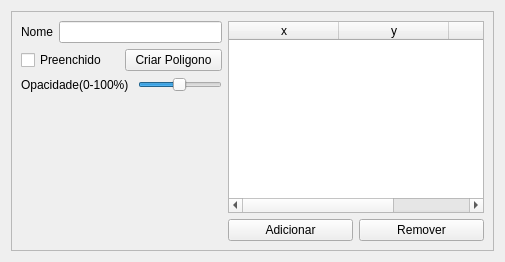
      <widget class="QWidget" name="wireframe">
       <attribute name="title">
        <string>Polígono</string>
       </attribute>
       <layout class="QGridLayout" name="gridLayout_13">
        <item row="0" column="0">
         <widget class="QFrame" name="frame_3">
          <property name="frameShape">
           <enum>QFrame::StyledPanel</enum>
          </property>
          <property name="frameShadow">
           <enum>QFrame::Raised</enum>
          </property>
          <layout class="QGridLayout" name="gridLayout_9">
           <item row="0" column="0">
            <layout class="QHBoxLayout" name="horizontalLayout_10">
             <item>
              <widget class="QLabel" name="label_8">
               <property name="text">
                <string>Nome</string>
               </property>
              </widget>
             </item>
             <item>
              <widget class="QLineEdit" name="lineEditWireframeName"/>
             </item>
            </layout>
           </item>
           <item row="0" column="1" rowspan="4">
            <layout class="QVBoxLayout" name="verticalLayout_11">
             <item>
              <widget class="QTableWidget" name="tableWidgetPoligono">
               <attribute name="horizontalHeaderDefaultSectionSize">
                <number>110</number>
               </attribute>
               <column>
                <property name="text">
                 <string>x</string>
                </property>
               </column>
               <column>
                <property name="text">
                 <string>y</string>
                </property>
               </column>
               <column>
                <property name="text">
                 <string>z</string>
                </property>
               </column>
              </widget>
             </item>
             <item>
              <layout class="QHBoxLayout" name="horizontalLayout_17">
               <item>
                <widget class="QPushButton" name="pushButtonAddVector">
                 <property name="text">
                  <string>Adicionar</string>
                 </property>
                </widget>
               </item>
               <item>
                <widget class="QPushButton" name="pushButton">
                 <property name="text">
                  <string>Remover</string>
                 </property>
                </widget>
               </item>
              </layout>
             </item>
            </layout>
           </item>
           <item row="1" column="0">
            <layout class="QHBoxLayout" name="horizontalLayout_16">
             <item>
              <widget class="QCheckBox" name="checkBoxBrushed">
               <property name="text">
                <string>Preenchido</string>
               </property>
              </widget>
             </item>
             <item>
              <widget class="QPushButton" name="pushButtonAddPolygon">
               <property name="text">
                <string>Criar Poligono</string>
               </property>
              </widget>
             </item>
            </layout>
           </item>
           <item row="2" column="0">
            <layout class="QHBoxLayout" name="horizontalLayout_27">
             <item>
              <widget class="QLabel" name="label_15">
               <property name="text">
                <string>Opacidade(0-100%) </string>
               </property>
              </widget>
             </item>
             <item>
              <widget class="QSlider" name="opacityOorizontalSlider">
               <property name="maximum">
                <number>255</number>
               </property>
               <property name="value">
                <number>127</number>
               </property>
               <property name="orientation">
                <enum>Qt::Horizontal</enum>
               </property>
              </widget>
             </item>
            </layout>
           </item>
           <item row="3" column="0">
            <spacer name="verticalSpacer_2">
             <property name="orientation">
              <enum>Qt::Vertical</enum>
             </property>
             <property name="sizeHint" stdset="0">
              <size>
               <width>20</width>
               <height>40</height>
              </size>
             </property>
            </spacer>
           </item>
          </layout>
         </widget>
        </item>
       </layout>
      </widget>
